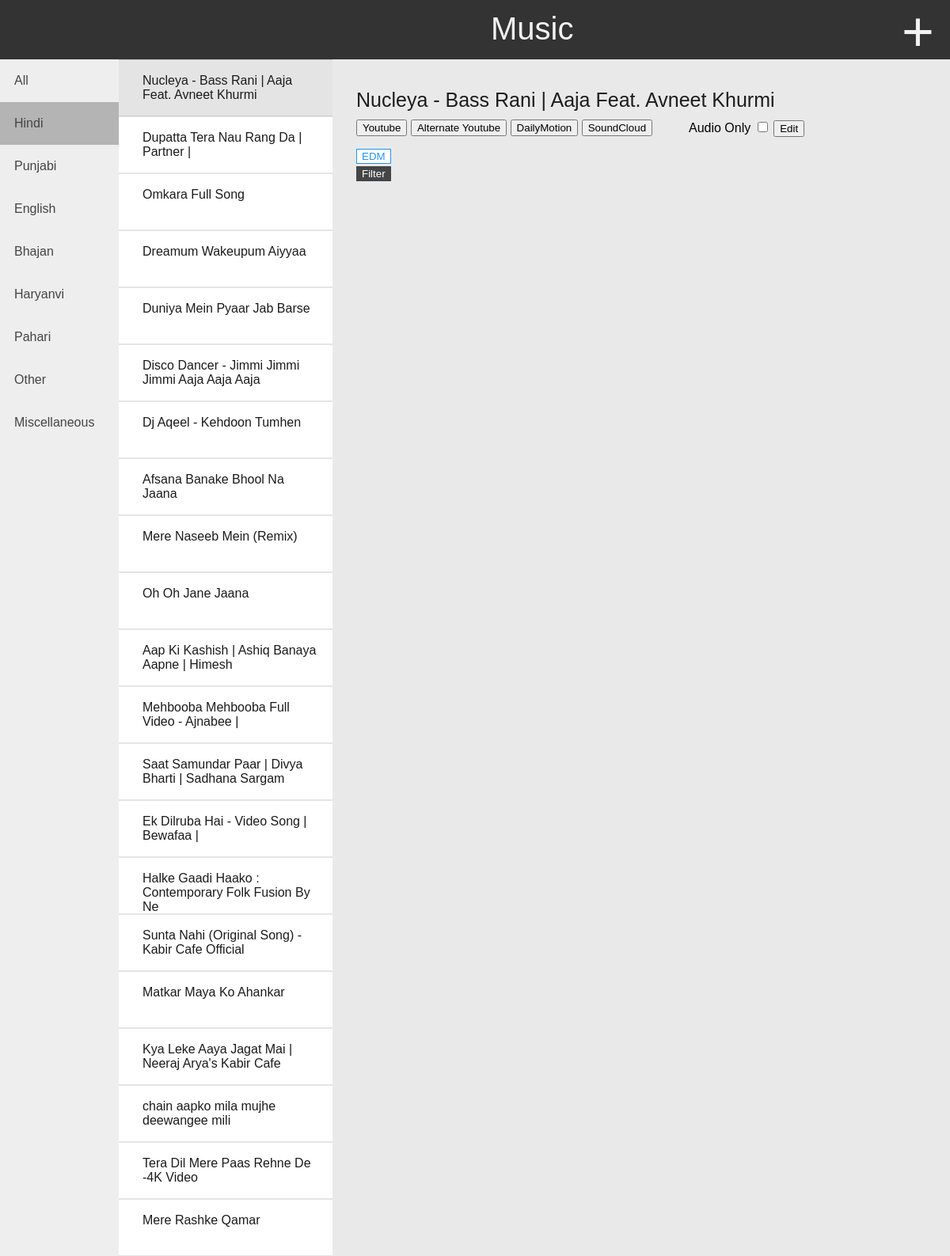
The app's page /Hindi/ with its own data.
### music_app/models.py (models this page shows, shortened)
class Categories_m(models.Model):
    Category = models.SlugField("new Category", primary_key = True, null = False, blank = False)
    def __str__(self):
        return self.Category

class Song_list_m(models.Model):
    ID = models.CharField("Youtube ID", primary_key = True, null = False, blank = False, max_length = 30)
    Title = models.CharField(max_length = 50)
    Category = models.ForeignKey(Categories_m, on_delete = models.PROTECT)
    Alter_ID = models.CharField("Alternate Youtube ID", max_length = 30, blank = True)
    DM_ID = models.CharField("DailyMotion ID", max_length = 30, blank = True)
    SC_ID = models.CharField("SoundCloud ID", max_length = 100, blank = True)
    Time = models.FloatField(default = 0.0)
    Rating = models.IntegerField(default = 0)
    Date = models.DateTimeField(auto_now_add = True)
    default_id = models.IntegerField(default = 1)
    Tags = models.ManyToManyField(Tags_m)

### music_app/views.py (the view)
# urls.py: path('<slug:category_v>/', views.categories, name = 'categories'),
def categories(request, category_v):
    categories = Categories_m.objects.all()
    if category_v == 'All':
        song_list = Song_list_m.objects.all().order_by('-Date')
    else:
        obj = get_object_or_404(Categories_m, Category = category_v)
        song_list = Song_list_m.objects.filter(Category = obj).order_by('-Date')
    tags_l = []
    for song in song_list:
        s = ";"
        for tag in song.Tags.all():
            s += tag.tag+";"
        tags_l.append(s)
    return render(request, 'music_app/home.html', {'categories': categories,
                 'song_list': song_list, 'category':category_v, 'tags':tags_l, 'form': Song_list_f()})

### music_app/forms.py (shortened to what this page needs)
class Song_list_f(forms.ModelForm):
    class Meta:
        model = Song_list_m
        fields = ['ID', 'Title', 'Category','Alter_ID', 'DM_ID', 'SC_ID', 'default_id']

### music_app/templates/music_app/home.html (shortened to what this page needs)
{% load crispy_forms_tags%}
<html>
    <head>
    </head>
    <body >
        <div class="top">
            <div class = "top_heading">  Music </div>
            <a class="Add_new" href="{% url 'add_new' %}"> +  </a>
        </div>
        <div class = "cat">
            <a class="category" id='All' href="{% url 'categories' 'All' %}"> All </a>
            {% for var in categories %}
                <a class="category" id={{var.Category}} href="{% url 'categories' var.Category %}"> {{var.Category}} </a>
            {% endfor %}
        </div>
        <div class = "yplayer">
            <div id="player" class="player"></div>
            <div class="info_main">
                <div class="info" id="info">
                </div>
                <div class="button">
                    <button type="button" id="button1">Youtube </button>
                    <button type="button" id="button2">Alternate Youtube </button>
                    <button type="button" id="button3">DailyMotion </button>
                    <button type="button" id="button4">SoundCloud  </button>
                </div>
                <div class="switch_t">
                    <a > Audio Only</a>
                    <label class="switch">
                        <input type="checkbox" id="switch">
                    </label>
                    <button type="button" id="button_edit">Edit</button>
                </div>
                <div class="tags_div">
                </div>
                <button class="button_filter" type="button" id="filter">Filter</button>
            </div>
        </div>
        <div class = "list">
            {% for song in song_list %}
                <div class="musiclist musiclisth" id="{{song.ID}}" default_id="{{song.default_id}}" data_id1="{{song.ID}}" data_id2="{{song.Alter_ID}}" data_id3="{{song.DM_ID}}" data_id4="{{song.SC_ID}}" title="{{song.Title}}"  category="{{song.Category}}" tags="">
                    <div class="music">
                        {{song.Title}}
                    </div>
                </div>
            {% endfor %}
        </div>
    </body>
</html>

### music_app/templates/music_app/home.html (style rules this page uses)
body { margin: 0px; font-family: Arial, Helvetica, sans-serif; }
.top { position: fixed; width: 100%; height: 75px; background-color: #333; color: #f2f2f2; text-decoration: none; font-size: 40px; }
.top_heading { display: block; float: left; padding: 14px 0px 0px 620px; font-size: 40px; }
.Add_new { float: right; padding: 0px 20px 0px 0px; font-size: 70px; color: #f2f2f2; display: block; text-decoration: none; }
.category { background-color: #eee; color: #444; cursor: pointer; padding: 18px; text-align: left; border: none; outline: none; transition: 0.4s; text-decoration: none; display: block; }
.cat { height: 100%; width: 150px; margin-top: 75px; background-color: #eee; position: fixed; }
.yplayer { position: fixed; height: 100%; width: 100%; margin-left: 35%; margin-top: 75px; background-color: rgb(233, 233, 233); }
.list { margin-left: 150px; margin-right: 65%; padding-top: 75px; }
.musiclist { width: 100%; height: 70px; border-style: solid; border-width: 1px 0px ; border-color: rgba(0,0,0,.1); color: white; cursor: pointer; }
.music { margin: 17px 15px 0px 30px; color: rgb(27, 27, 27); }
.info { font-size: 25px; padding: 17px 15px 0px 30px; color: rgb(29, 29, 29); }
.player { padding-top: 20px; padding-left: 30px; display: None; }
.button { padding-top: 10px; padding-left: 30px; float: left; }
.switch_t { padding-top: 10px; padding-left: 450px; }
.tags_div { padding-top: 15px; padding-left: 30px; }
#filter { margin-left: 30px; margin-top: 3px; border: 1px solid #444546; background-color: #444546; color: white; }

### records on screen
Categories_m: Category "Hindi"
Categories_m: Category "Punjabi"
Categories_m: Category "English"
Categories_m: Category "Bhajan"
Categories_m: Category "Haryanvi"
Categories_m: Category "Pahari"
Categories_m: Category "Other"
Categories_m: Category "Miscellaneous"
Song_list_m: Title "Nucleya - Bass Rani | Aaja Feat. Avneet Khurmi"
Song_list_m: Title "Dupatta Tera Nau Rang Da | Partner |"
Song_list_m: Title "Omkara Full Song"
Song_list_m: Title "Dreamum Wakeupum Aiyyaa"
Song_list_m: Title "Duniya Mein Pyaar Jab Barse"
Song_list_m: Title "Disco Dancer - Jimmi Jimmi Jimmi Aaja Aaja Aaja"
Song_list_m: Title "Dj Aqeel - Kehdoon Tumhen"
Song_list_m: Title "Afsana Banake Bhool Na Jaana"
Song_list_m: Title "Mere Naseeb Mein (Remix)"
Song_list_m: Title "Oh Oh Jane Jaana"
Song_list_m: Title "Aap Ki Kashish | Ashiq Banaya Aapne | Himesh"
Song_list_m: Title "Mehbooba Mehbooba Full Video - Ajnabee |"
Song_list_m: Title "Saat Samundar Paar | Divya Bharti | Sadhana Sargam"
Song_list_m: Title "Ek Dilruba Hai - Video Song | Bewafaa |"
Song_list_m: Title "Halke Gaadi Haako : Contemporary Folk Fusion By Ne"
Song_list_m: Title "Sunta Nahi (Original Song) - Kabir Cafe Official"
Song_list_m: Title "Matkar Maya Ko Ahankar"
Song_list_m: Title "Kya Leke Aaya Jagat Mai | Neeraj Arya's Kabir Cafe"
Song_list_m: Title "chain aapko mila mujhe deewangee mili"
Song_list_m: Title "Tera Dil Mere Paas Rehne De -4K Video"
Song_list_m: Title "Mere Rashke Qamar"
